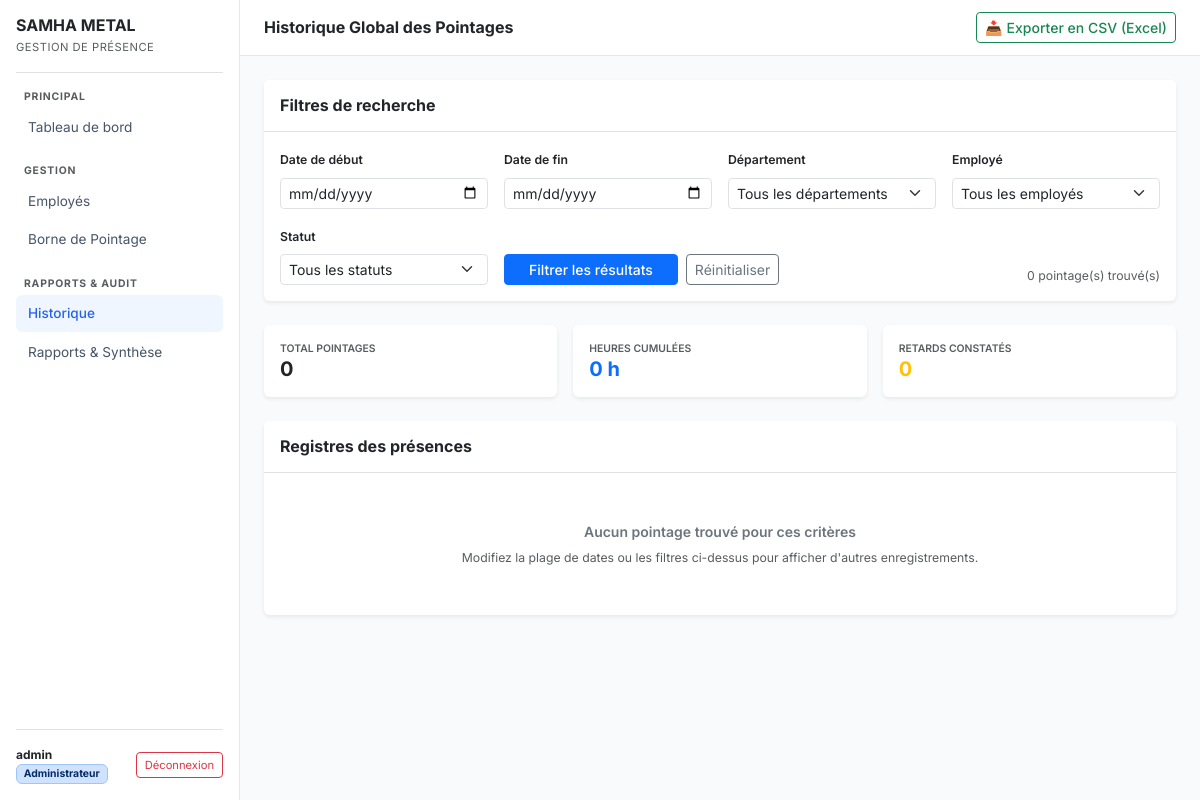
The app's page /history (signed in), older data.
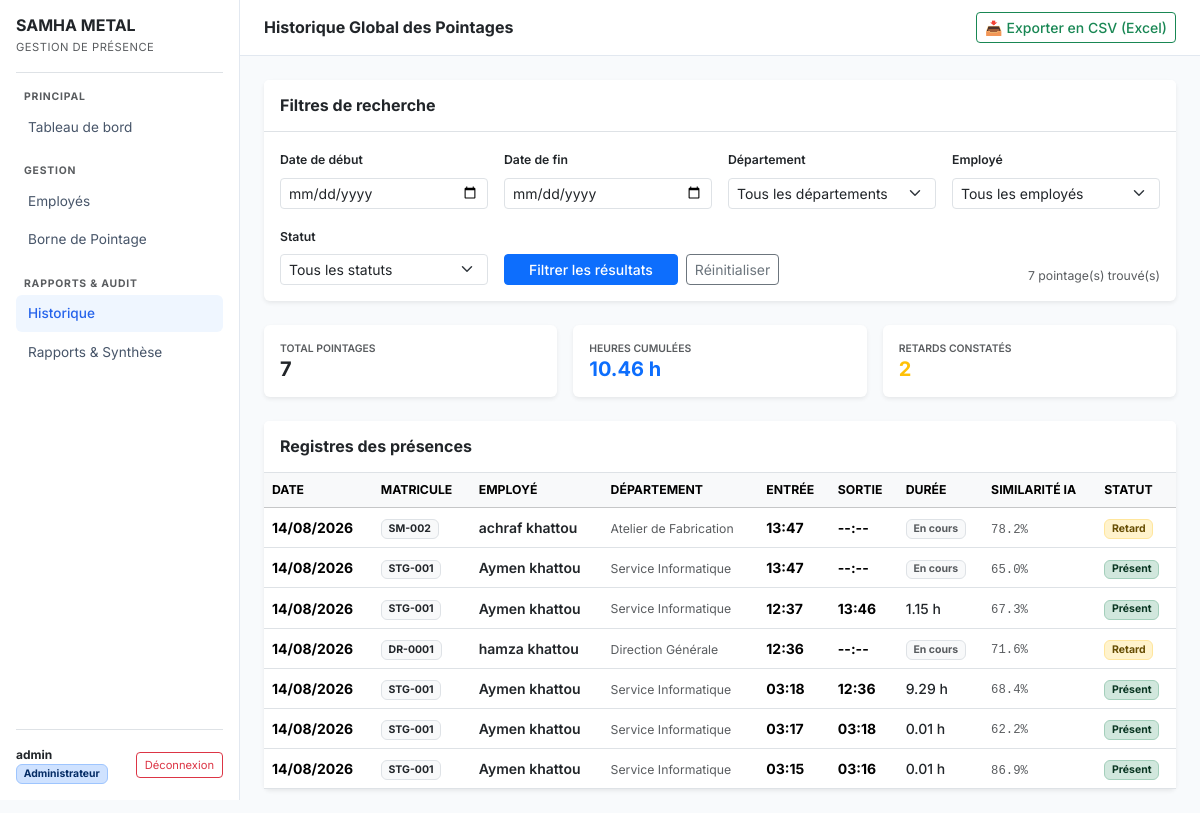
The same page, newer data.
### models.py (models this page shows, shortened)
class Attendance(db.Model):
    __tablename__ = 'attendances'
    id = db.Column(db.Integer, primary_key=True)
    employee_id = db.Column(db.Integer, db.ForeignKey('employees.id'), nullable=False)
    date = db.Column(db.Date, default=date.today, nullable=False)
    check_in = db.Column(db.DateTime, nullable=False)
    check_out = db.Column(db.DateTime, nullable=True)   # NULL = pas encore sorti
    status = db.Column(db.String(20), default='present') # 'present' ou 'retard'
    confidence = db.Column(db.Float)                     # Score de similarité (0 à 1)
    @property
    def duration(self):
        if self.check_out:
            delta = self.check_out - self.check_in
            return round(delta.total_seconds() / 3600, 2)  # En heures, arrondi
        return None
    @property
    def check_in_time(self):
        return self.check_in.strftime('%H:%M') if self.check_in else '--:--'
    @property
    def check_out_time(self):
        return self.check_out.strftime('%H:%M') if self.check_out else '--:--'

class Employee(db.Model):
    __tablename__ = 'employees'
    id = db.Column(db.Integer, primary_key=True)
    matricule = db.Column(db.String(20), unique=True, nullable=False)
    nom = db.Column(db.String(80), nullable=False)
    prenom = db.Column(db.String(80), nullable=False)
    departement = db.Column(db.String(100), nullable=False)
    poste = db.Column(db.String(100), nullable=False)
    photo_path = db.Column(db.String(256))              # Chemin vers la photo de profil
    face_embedding = db.Column(db.LargeBinary)           # Vecteur 512D sérialisé (numpy)
    is_active = db.Column(db.Boolean, default=True)
    created_at = db.Column(db.DateTime, default=datetime.utcnow)
    attendances = db.relationship('Attendance', backref='employee', lazy=True)
    @property
    def nom_complet(self):
        return f'{self.prenom} {self.nom}'

### app.py (the view)
@app.route('/history')
@login_required
def history_page():
    start_date = request.args.get('start_date', '').strip()
    end_date = request.args.get('end_date', '').strip()
    selected_dept = request.args.get('dept', '').strip()
    selected_emp_id = request.args.get('emp_id', type=int)
    selected_status = request.args.get('status', '').strip()
    query = Attendance.query.join(Employee)
    if start_date:
        try:
            d_start = datetime.strptime(start_date, '%Y-%m-%d').date()
            query = query.filter(Attendance.date >= d_start)
        except ValueError:
            pass
    if end_date:
        try:
            d_end = datetime.strptime(end_date, '%Y-%m-%d').date()
            query = query.filter(Attendance.date <= d_end)
        except ValueError:
            pass
    if selected_dept:
        query = query.filter(Employee.departement == selected_dept)
    if selected_emp_id:
        query = query.filter(Attendance.employee_id == selected_emp_id)
    if selected_status:
        query = query.filter(Attendance.status == selected_status)
    attendances = query.order_by(Attendance.date.desc(), Attendance.check_in.desc()).all()
    total_hours = round(sum(att.duration for att in attendances if att.duration), 2)
    total_retards = sum(1 for att in attendances if att.status == 'retard')
    all_employees = Employee.query.filter_by(is_active=True).order_by(Employee.nom.asc()).all()
    return render_template(
        'history.html',
        attendances=attendances,
        departements=DEPARTEMENTS,
        all_employees=all_employees,
        start_date=start_date,
        end_date=end_date,
        selected_dept=selected_dept,
        selected_emp_id=selected_emp_id,
        selected_status=selected_status,
        total_hours=total_hours,
        total_retards=total_retards
    )

### app.py (called while the page is built)
@login_manager.user_loader
def load_user(user_id):
    return db.session.get(User, int(user_id))

### templates/history.html (shortened to what the changed rows need)
{% extends "base.html" %}
{% block page_title %}Historique Global des Pointages{% endblock %}
{% block content %}
<div class="card shadow-sm border-0 mb-4">
    <div class="card-body">
        <form method="GET" action="{{ url_for('history_page') }}" class="row g-3">
            <div class="col-md-9 d-flex align-items-end justify-content-between">
                <div class="d-flex gap-2">
                    <button type="submit" class="btn btn-primary btn-sm px-4 fw-medium">Filtrer les résultats</button>
                    <a href="{{ url_for('history_page') }}" class="btn btn-outline-secondary btn-sm">Réinitialiser</a>
                </div>
                <span class="text-muted small">
                    {{ attendances|length }} pointage(s) trouvé(s)
                </span>
            </div>
        </form>
    </div>
</div>
<div class="row g-3 mb-4">
    <div class="col-sm-4">
        <div class="card shadow-sm border-0">
            <div class="card-body py-3">
                <div class="text-muted small text-uppercase fw-semibold" style="font-size: 0.65rem;">Total Pointages</div>
                <div class="h5 fw-bold text-dark mb-0">{{ attendances|length }}</div>
            </div>
        </div>
    </div>
    <div class="col-sm-4">
        <div class="card shadow-sm border-0">
            <div class="card-body py-3">
                <div class="text-muted small text-uppercase fw-semibold" style="font-size: 0.65rem;">Heures Cumulées</div>
                <div class="h5 fw-bold text-primary mb-0">{{ total_hours }} h</div>
            </div>
        </div>
    </div>
    <div class="col-sm-4">
        <div class="card shadow-sm border-0">
            <div class="card-body py-3">
                <div class="text-muted small text-uppercase fw-semibold" style="font-size: 0.65rem;">Retards Constatés</div>
                <div class="h5 fw-bold text-warning mb-0">{{ total_retards }}</div>
            </div>
        </div>
    </div>
</div>
<div class="card shadow-sm border-0">
    {% if attendances %}
        <div class="table-responsive">
            <table class="table table-hover align-middle mb-0">
                <thead class="table-light">
                    <tr class="small text-uppercase text-muted">
                        <th>Date</th>
                        <th>Matricule</th>
                        <th>Employé</th>
                        <th>Département</th>
                        <th>Entrée</th>
                        <th>Sortie</th>
                        <th>Durée</th>
                        <th>Similarité IA</th>
                        <th>Statut</th>
                    </tr>
                </thead>
                <tbody>
                    {% for att in attendances %}
                    <tr>
                        <td><strong>{{ att.date.strftime('%d/%m/%Y') }}</strong></td>
                        <td><span class="badge bg-light text-dark border">{{ att.employee.matricule }}</span></td>
                        <td>
                            <a href="{{ url_for('employee_detail', id=att.employee.id) }}" class="text-dark fw-semibold text-decoration-none">
                                {{ att.employee.nom_complet }}
                            </a>
                        </td>
                        <td><span class="text-muted small">{{ att.employee.departement }}</span></td>
                        <td><strong>{{ att.check_in_time }}</strong></td>
                        <td><strong>{{ att.check_out_time }}</strong></td>
                        <td>
                            {% if att.duration %}
                                <span class="text-dark fw-medium">{{ att.duration }} h</span>
                            {% else %}
                                <span class="badge bg-light text-muted border">En cours</span>
                            {% endif %}
                        </td>
                        <td>
                            {% if att.confidence %}
                                <span class="font-monospace small text-muted">{{ (att.confidence * 100)|round(1) }}%</span>
                            {% else %}
                                -
                            {% endif %}
                        </td>
                        <td>
                            {% if att.status == 'retard' %}
                                <span class="badge bg-warning-subtle text-warning-emphasis border border-warning-subtle">Retard</span>
                            {% else %}
                                <span class="badge bg-success-subtle text-success-emphasis border border-success-subtle">Présent</span>
                            {% endif %}
                        </td>
                    </tr>
                    {% endfor %}
                </tbody>
            </table>
        </div>
    {% else %}
        <div class="card-body text-center py-5 text-muted">
            <p class="mb-1 fw-semibold text-secondary">Aucun pointage trouvé pour ces critères</p>
            <small>Modifiez la plage de dates ou les filtres ci-dessus pour afficher d'autres enregistrements.</small>
        </div>
    {% endif %}
</div>
{% endblock %}

Row changes from the older to the newer data that the page shows:
added Attendance: date "14/08/2026", employee.matricule "SM-002", employee.nom_complet "achraf khattou", employee.departement "Atelier de Fabrication", check_in_time "13:47", check_out_time "--:--", shows "En cours", (att.confidence*100)|round(1) "78.2", status "Retard"
added Attendance: date "14/08/2026", employee.matricule "STG-001", employee.nom_complet "Aymen khattou", employee.departement "Service Informatique", check_in_time "13:47", check_out_time "--:--", shows "En cours", (att.confidence*100)|round(1) "65.0", status "Présent"
added Attendance: date "14/08/2026", employee.matricule "STG-001", employee.nom_complet "Aymen khattou", employee.departement "Service Informatique", check_in_time "12:37", check_out_time "13:46", duration "1.15", (att.confidence*100)|round(1) "67.3", status "Présent"
added Attendance: date "14/08/2026", employee.matricule "DR-0001", employee.nom_complet "hamza khattou", employee.departement "Direction Générale", check_in_time "12:36", check_out_time "--:--", shows "En cours", (att.confidence*100)|round(1) "71.6", status "Retard"
added Attendance: date "14/08/2026", employee.matricule "STG-001", employee.nom_complet "Aymen khattou", employee.departement "Service Informatique", check_in_time "03:18", check_out_time "12:36", duration "9.29", (att.confidence*100)|round(1) "68.4", status "Présent"
added Attendance: date "14/08/2026", employee.matricule "STG-001", employee.nom_complet "Aymen khattou", employee.departement "Service Informatique", check_in_time "03:17", check_out_time "03:18", duration "0.01", (att.confidence*100)|round(1) "62.2", status "Présent"
added Attendance: date "14/08/2026", employee.matricule "STG-001", employee.nom_complet "Aymen khattou", employee.departement "Service Informatique", check_in_time "03:15", check_out_time "03:16", duration "0.01", (att.confidence*100)|round(1) "86.9", status "Présent"
Text that changed along with them:
{{ attendances|length }}: "0" → "7"
{{ total_hours }}: "0" → "10.46"
{{ total_retards }}: "0" → "2"
text no longer shown: "Aucun pointage trouvé pour ces critères Modifiez la plage de dates ou les filtres ci-dessus pour afficher d'autres enregistrements."
text now shown: "DATE MATRICULE EMPLOYÉ DÉPARTEMENT ENTRÉE SORTIE DURÉE SIMILARITÉ IA STATUT"
